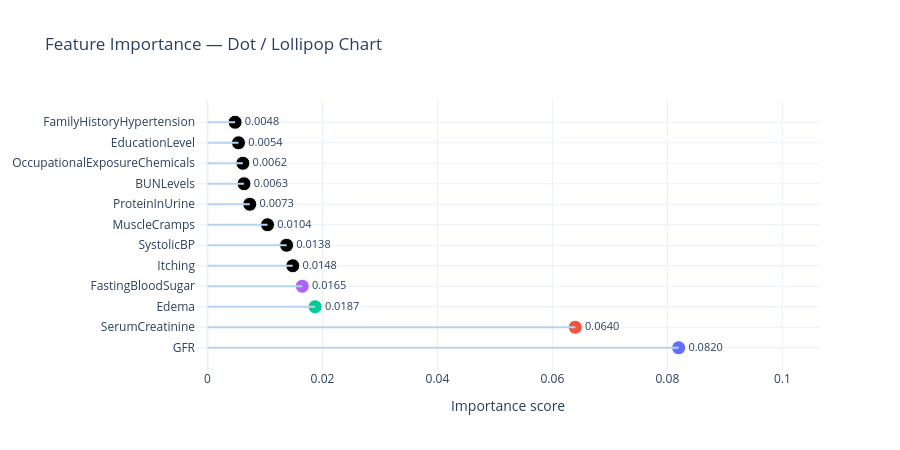

The code cell stored with this chart in its notebook:
### Code cell
fig3 = go.Figure()

# stems (lines from 0 to dot)
for i, (feat, val) in enumerate(zip(features, importance)):
    fig3.add_shape(
        type='line',
        x0=0, x1=val,
        y0=feat, y1=feat,
        line=dict(color='#b5d4f4', width=2),
    )

# dots
fig3.add_trace(go.Scatter(
    x=importance,
    y=features,
    mode='markers+text',
    marker=dict(size=14, color=colors, line=dict(width=1, color='white')),
    text=[f"{v:.4f}" for v in importance],
    textposition='middle right',
    textfont=dict(size=11),
))

fig3.update_layout(
    title="Feature Importance — Dot / Lollipop Chart",
    xaxis_title="Importance score",
    xaxis=dict(range=[-0.002, max(importance) * 1.3]),
    yaxis=dict(categoryorder='array', categoryarray=features),
    template='plotly_white',
    height=450,
    showlegend=False,
)

fig3.write_image("perm_for_features/dot_plot.png", width=1500, height=450, scale=2)
fig3.show()

### Figure 1 — Plotly figure (JSON) as saved in the notebook; plotly's stock layout.template omitted (floating-point values rounded to 4 significant figures)
{"data": [{"marker": {"color": ["#636EFA", "#EF553B", "#00CC96", "#AB63FA"], "line": {"color": "white", "width": 1}, "size": 14}, "mode": "markers+text", "text": ["0.0820", "0.0640", "0.0187", "0.0165", "0.0148", "0.0138", "0.0104", "0.0073", "0.0063", "0.0062", "0.0054", "0.0048"], "textfont": {"size": 11}, "textposition": "middle right", "type": "scatter", "x": [0.08196, 0.06398, 0.01873, 0.01649, 0.01483, 0.01376, 0.01044, 0.00735, 0.006348, 0.006154, 0.005392, 0.004794], "y": ["GFR", "SerumCreatinine", "Edema", "FastingBloodSugar", "Itching", "SystolicBP", "MuscleCramps", "ProteinInUrine", "BUNLevels", "OccupationalExposureChemicals", "EducationLevel", "FamilyHistoryHypertension"]}], "layout": {"height": 450, "shapes": [{"line": {"color": "#b5d4f4", "width": 2}, "type": "line", "x0": 0, "x1": 0.08196, "y0": "GFR", "y1": "GFR"}, {"line": {"color": "#b5d4f4", "width": 2}, "type": "line", "x0": 0, "x1": 0.06398, "y0": "SerumCreatinine", "y1": "SerumCreatinine"}, {"line": {"color": "#b5d4f4", "width": 2}, "type": "line", "x0": 0, "x1": 0.01873, "y0": "Edema", "y1": "Edema"}, {"line": {"color": "#b5d4f4", "width": 2}, "type": "line", "x0": 0, "x1": 0.01649, "y0": "FastingBloodSugar", "y1": "FastingBloodSugar"}, {"line": {"color": "#b5d4f4", "width": 2}, "type": "line", "x0": 0, "x1": 0.01483, "y0": "Itching", "y1": "Itching"}, {"line": {"color": "#b5d4f4", "width": 2}, "type": "line", "x0": 0, "x1": 0.01376, "y0": "SystolicBP", "y1": "SystolicBP"}, {"line": {"color": "#b5d4f4", "width": 2}, "type": "line", "x0": 0, "x1": 0.01044, "y0": "MuscleCramps", "y1": "MuscleCramps"}, {"line": {"color": "#b5d4f4", "width": 2}, "type": "line", "x0": 0, "x1": 0.00735, "y0": "ProteinInUrine", "y1": "ProteinInUrine"}, {"line": {"color": "#b5d4f4", "width": 2}, "type": "line", "x0": 0, "x1": 0.006348, "y0": "BUNLevels", "y1": "BUNLevels"}, {"line": {"color": "#b5d4f4", "width": 2}, "type": "line", "x0": 0, "x1": 0.006154, "y0": "OccupationalExposureChemicals", "y1": "OccupationalExposureChemicals"}, {"line": {"color": "#b5d4f4", "width": 2}, "type": "line", "x0": 0, "x1": 0.005392, "y0": "EducationLevel", "y1": "EducationLevel"}, {"line": {"color": "#b5d4f4", "width": 2}, "type": "line", "x0": 0, "x1": 0.004794, "y0": "FamilyHistoryHypertension", "y1": "FamilyHistoryHypertension"}], "showlegend": false, "title": {"text": "Feature Importance — Dot / Lollipop Chart"}, "xaxis": {"range": [-0.002, 0.1066], "title": {"text": "Importance score"}}, "yaxis": {"categoryarray": ["GFR", "SerumCreatinine", "Edema", "FastingBloodSugar", "Itching", "SystolicBP", "MuscleCramps", "ProteinInUrine", "BUNLevels", "OccupationalExposureChemicals", "EducationLevel", "FamilyHistoryHypertension"], "categoryorder": "array"}}}
